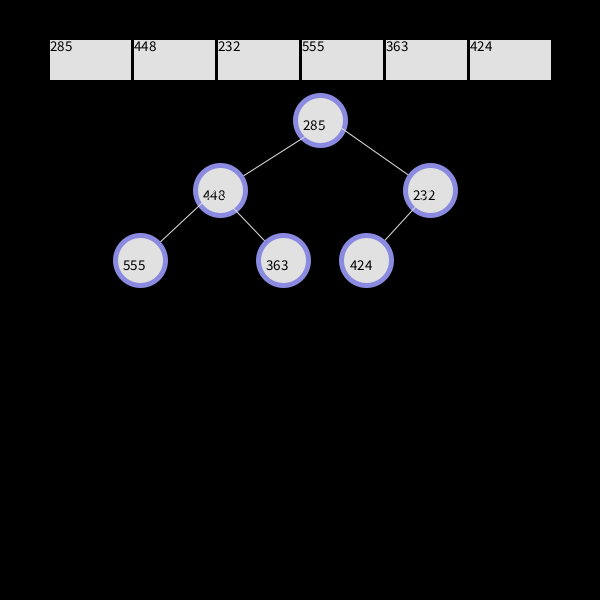
Frame 1 (no input)
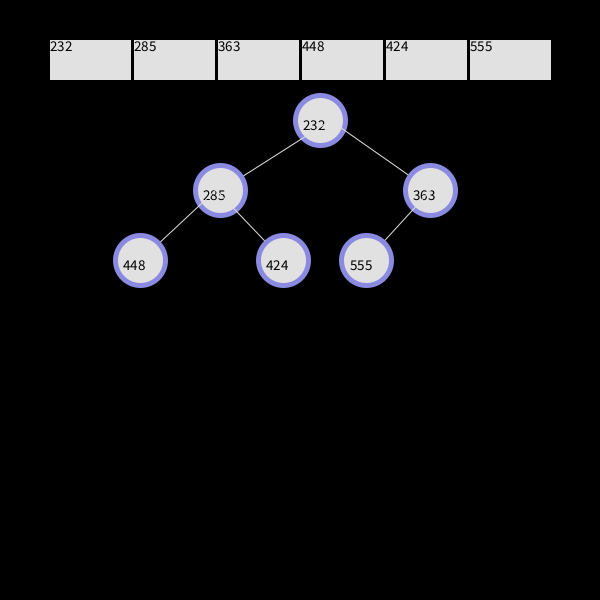
Frame 60 (the mouse pressed at the canvas centre just before this capture)
Frame 120 (the mouse held since frame 60 and released just before this capture): identical to frame 60, image omitted

The Processing sketch that drew these frames (run headless with seeded random() and noise(); from frame 60 on, the mouse is pressed at the canvas centre):

// Processing sketch: HeapSortSmall
// ── HeapSortSmall.pde
ArrayList<Integer> arr;
int arrSize;
int boxWidth;
int boxHeight;
int rootY;
int rootX;
float levelX;
float levelY;
boolean filling;
int i;
boolean odd;
int part;
int index;
boolean swapping;
boolean done;
boolean wait;
int maxChild;

static int log(int x, int base)
{ 
  return (int) (Math.log(x) / Math.log(base));
}
void setup() {
  wait = false;
  done = false;
  System.out.println("i " + i);
  frameRate(5);
  noStroke();
  background(0);
  size(600, 600);
  arrSize = (int) ((Math.random() * 6) + 5 );
  //nodes = new int[arrSize][2];
  boxWidth = (width - ((2*arrSize) + 100)) / arrSize;
  boxHeight = height/15;
  System.out.println("array size = " + arrSize);
  // ---------------- arr is populated -------------------------
  arr = new ArrayList(arrSize);
  while (i != arrSize) {
    int toAdd = (int)(Math.random() * width);
    arr.add((Integer)toAdd);
    System.out.println("adding " + toAdd);

    fill(225);
    rect(50 + boxWidth*i + i*3, height/10 - boxHeight/2, boxWidth, boxHeight);
    fill(0);
    textSize(15);
    text(Integer.toString(toAdd), 50 + boxWidth*i + i*3, height/10 - boxHeight/2, boxWidth, boxHeight);
    i += 1;
    System.out.println(i);
  }

  if (i == arrSize) {
    rootY= height/10 - boxHeight/2 + 80;
    rootX = width/2;
    levelX = rootX;
    levelY = rootY;
    node(rootX + 20, rootY, arr.get(0), 0, false);
    for (int p = 1; p < arr.size(); p++) {
      if (p% 2 != 0) {
        odd = true;
      } else { 
        odd = false;
      }
      float level = log(p, 2) + 1;
      System.out.println(p + " " + log(p, 2));
      int loganswer = (int)Math.pow(2, level) - 1;
      if (loganswer == p) {
        System.out.println(" 2^ " + level + " - 1" + "==" + loganswer);
        System.out.println("index " + p + " new level.");
        System.out.println ("level =" + level);
        levelY = rootY + 70*level;
        levelX = rootX - 80*level;
      } else {
        if ( p == Math.pow(2, level -1) + 1) {
          levelX += 250/level;
        } else {
          levelX += 400/level + 10;
        }
      }
      node(levelX, levelY, arr.get(p), level, odd);
    }
  }
  part = 0;
  index = 0;
  done = false;
  swapping = false;
}


//-------------------------- HEAPSORT CODE--------------------------------------------------


void draw() {

  System.out.println(arr);
  System.out.println("part " + part);
  System.out.println("index " +index);
  
  if (part < arr.size() && !done) {

    //index keeps track of where the thing that was most recently added to the heap is
    //until the index'd thing is in the right level of the heap:
    //note: this keeps going until arr[index] is greater because this is a max-heap
    if (part > 0 && arr.get(index) > arr.get((index-1)/2) ) {
      //promote the child by swapping with it's parent
      swap(index, ((index-1)/2));
      index = (index-1)/2;
    } 
     else {
      part +=1;
      index = part;
    }
  }
  
  if (part == arr.size() && !done) {
    System.out.println("part is size - 1?");
    part = arr.size() - 1;//partition grew one too much, quick fix
    index = 0; //reuse it cuz why not
    swap(0, part);
    part -= 1;
    done = true;
  }


  //"while"
   if (part > 0 && done ) {

    System.out.println("max item in right spot?");
    // ALL GOOD UP TO HERE.
     maxChild = maxChildPos(index, part);
    //until you reach a leaf or a point where the maxchild is smaller than the number at index:
    if (maxChild != -1 && arr.get(index) < arr.get(maxChild) ) { 
      System.out.println("index: " + index);
      swap(index, maxChild);
      index = maxChild;
      maxChild = maxChildPos(index, part);
    }
    else{
      swap(0, part);
      part -= 1;
      index = 0;
      maxChild = maxChildPos(index, part);
    }
  }






  //---------------------------------------display---------------------
  background(0);
  noStroke();
  for (int i = 0; i < arr.size(); i++){
   fill(225);
    rect(50 + boxWidth*i + i*3, height/10 - boxHeight/2, boxWidth, boxHeight);
    fill(0);
    textSize(15);
    text(Integer.toString(arr.get(i)), 50 + boxWidth*i + i*3, height/10 - boxHeight/2, boxWidth, boxHeight);
  }
  
  
  node(rootX + 20, rootY, arr.get(0), 0, false);
  for (int p = 1; p < arr.size(); p++) {
    if (p% 2 != 0) {
      odd = true;
    } else { 
      odd = false;
    }
    float level = log(p, 2) + 1;

    int loganswer = (int)Math.pow(2, level) - 1;
    if (loganswer == p) {

      levelY = rootY + 70*level;
      levelX = rootX - 80*level;
    } else {
      // if (p == 2){
      // levelX += 160;
      //}
      if ( p == Math.pow(2, level -1) + 1) {
        levelX += 250/level;
      } else {
        levelX += 400/level + 10;
      }
    }
    node(levelX, levelY, arr.get(p), level, odd);
  }
}




//the array is sorted, but just return a reference for increased usefulness

public int maxChildPos( int pos, int part) {
  //3 cases:
  //1. has less than 2 children in the heap:
  if (((pos*2)+2) > part) {
    //1a. has exactly one child:
    if (((pos*2)+1) <= part) {
      //returns the pos of the only child (ie the leftmost)
      return (pos*2)+1;
      //1b. else, there is no left child, return -1:
    }
    return -1;
  }
  //2. 2 children:
  //if the right child is greater, return the right child
  if (arr.get((pos*2)+2) > arr.get(pos*2)+1) {
    return (pos*2)+2;
  }
  //else, the left child is greater, so return it
  return (pos*2)+1;
}


private void swap( int pos1, int pos2 ) 
{  
   int a = arr.get(pos1);
   int b = arr.get(pos2);
   arr.set(pos1, b);
   arr.set(pos2, a);
  System.out.println("swapping " + pos1 + "and " + pos2);
}



//--------------------------------------------------------------------------------------------------------------
void keyPressed() { //reset button
  if (keyCode == 'R' || keyCode == 'r') { // if R is pressed
    setup();// resets
  }
}
// ── node.pde
float ex;
float why;

void node(float x, float y, int num, float level, boolean odd) {
  ex = x;
  why = y;

  if (level > 0) {
    
      strokeWeight(1);
    if (odd) {
      stroke(225);
      line(x, y, x + 70/level + 40, y - 70);
    } else {
      stroke(225);
      line(x, y, x - 200/level, y - 70);
    }
  }
  strokeWeight(5);
  stroke(138,138,225);
  fill(225);
  ellipse(x, y, 50, 50); 
  fill(0);
  text(Integer.toString(num), x - 17, y + 10);
}
// ── theSort.pde
class theSort {
  
 int[] arr;
 ArrayList<int[]> order;
 ArrayList<Integer> count;

  theSort(int[] al) {
    arr = al;
    order = new ArrayList<int[]>();
    count = new ArrayList<Integer>();
  }

  public void heapSortV() {
    
    //PART 1: HEAPIFY THE ENTIRE ARRAY
    //we will order it as a max-heap
    //because the partition will shrink from the right, and the right should have the largest element at the end
    int part = 0; //defines the outer upper bound of heap partition (i.e., heap = [0, partition])
    //while the entire thing isn't part of the heap:
    int index  = 0;
    while (part < arr.length) {
      //index keeps track of where the thing that was most recently added to the heap is
      index = part;
      //until the index'd thing is in the right level of the heap:
      //note: this keeps going until arr[index] is greater because this is a max-heap
      while (arr[index] > arr[(index-1)/2]) {
        //promote the child by swapping with it's parent
        order.add(dupe(arr));
        count.add(part);
        swap(arr, index, (index-1)/2);
        index = (index-1)/2;
      }
      part+=1;
    }
    int counter = part; //counts interations
    part-=1; //partition grew one too much, quick fix
    index = 0;//reuse it cuz why not
    //at this point, the array should be formatted as a max-heap
    //and part will equal the index of the last item, and we have to decrease it until it's back to 0
    while (part > 0) {
      swap(arr, 0, part);
      part-=1;
      //at this point, the max item is in the right spot
      //now, you just have to reheapify:
      index = 0;
      int maxChild = maxChildPos(arr, index, part);
      //until you reach a leaf or a point where the maxchild is smaller than the number at index:
      while (maxChild != -1 && arr[index] < arr[maxChild]) {
        //swap with the biggest child unless it's bigger than it (caught by while):
        order.add(dupe(arr));
        count.add(counter);
        swap(arr, index, maxChild);
        //update index to be where minChild is
        index=maxChild;
        //update midChild accordingly
        maxChild = maxChildPos(arr, index, part);
        counter++;
      }
    }
    order.add(dupe(arr));
    count.add(counter);
  }

  public int maxChildPos(int[] roar, int pos, int part) {
    //3 cases:
    //1. has less than 2 children in the heap:
    if (((pos*2)+2) > part) {
      //1a. has exactly one child:
      if (((pos*2)+1) <= part) {
        //returns the pos of the only child (ie the leftmost)
        return (pos*2)+1;
        //1b. else, there is no left child, return -1:
      }
      return -1;
    }
    //2. 2 children:
    //if the right child is greater, return the right child
    if (roar[(pos*2)+2] > roar[(pos*2)+1]) {
      return (pos*2)+2;
    }
    //else, the left child is greater, so return it
    return (pos*2)+1;
  }

  int[] dupe( int[] roar ) {
    int[] ret = new int[ roar.length];
    for (int x = 0; x < roar.length; x++) {
      ret[x] = roar[x];
    }
    return ret;
  }

  void swap( int[] roar, int a, int b) {
    int temp = roar[a];
    roar[a] = roar[b];
    roar[b] = temp;
  }
} 
